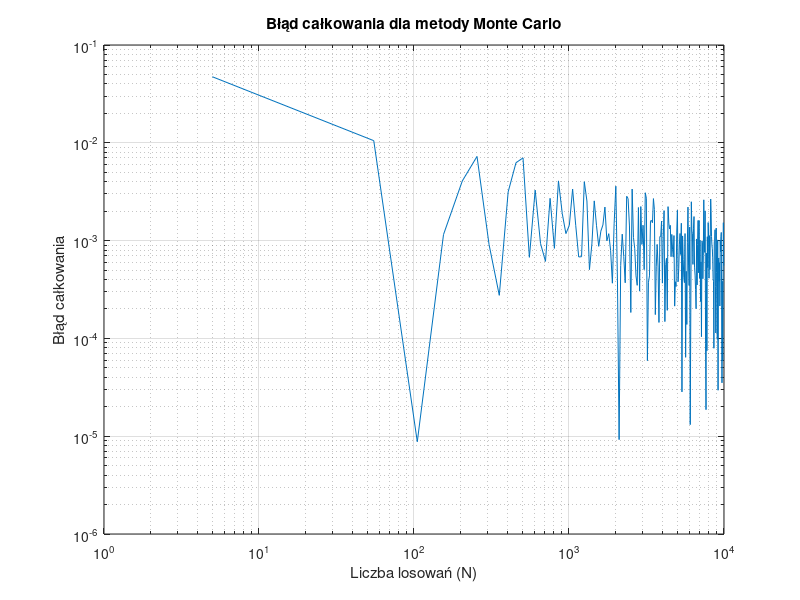

The MATLAB source for this figure:
function [integration_error, Nt, ft_5, xr, yr, yrmax] = zadanie4()
    mu = 10;
    sigma = 3;
    reference_value = 0.0473612919396179;
    Nt = 5:50:10^4;
    integration_error = zeros(1, length(Nt));
    ft_5 = failure_density_function(5, mu, sigma);
    xr = cell(1, length(Nt));
    yr = cell(1, length(Nt));
    yrmax = 1.2 * ft_5;

    for i = 1:length(Nt)
        xr{i} = rand(1, Nt(i)) * 5;
        yr{i} = rand(1, Nt(i)) * yrmax;
        integration_result = monte_carlo_integration(@(t) failure_density_function(t, mu, sigma), xr{i}, yr{i}, yrmax);
        integration_error(i) = abs(integration_result - reference_value);
    end

    figure;
    loglog(Nt, integration_error);
    xlabel('Liczba losowań (N)');
    ylabel('Błąd całkowania');
    title('Błąd całkowania dla metody Monte Carlo');
    grid on;
    saveas(gcf, 'zadanie4.png');
end

function ft = failure_density_function(t, mu, sigma)
    ft = (1 / (sigma * sqrt(2 * pi))) * exp(-((t - mu).^2) / (2 * sigma^2));
end

function integral = monte_carlo_integration(func, xr, yr, yrmax)
    N = length(xr);
    sum_values = 0;
    for i = 1:N
        if yr(i) <= func(xr(i))
            sum_values = sum_values + 1;
        end
    end
    integral =5 *yrmax* sum_values / N;
end